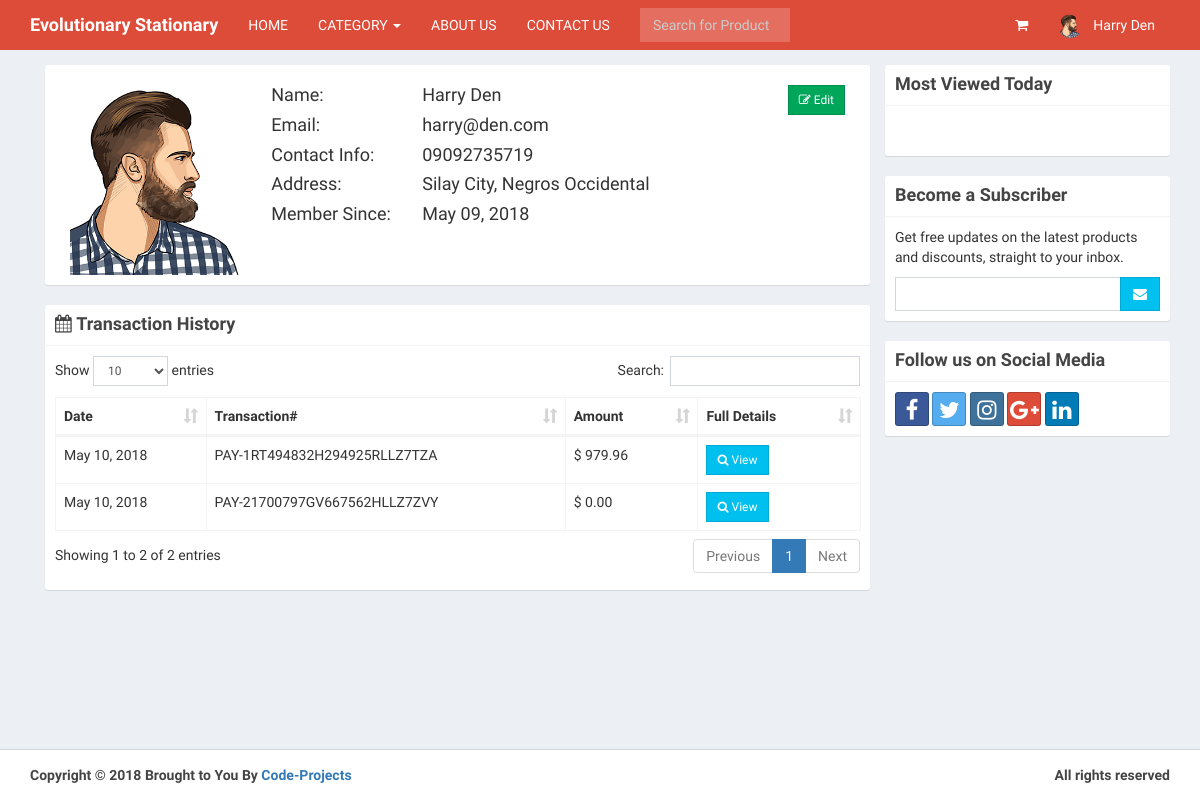
/profile.php (signed in), run on the app's committed database.
### tables this page shows
CREATE TABLE `users` (
  `id` int(11) NOT NULL,
  `email` varchar(200) NOT NULL,
  `password` varchar(60) NOT NULL,
  `type` int(1) NOT NULL,
  `firstname` varchar(50) NOT NULL,
  `lastname` varchar(50) NOT NULL,
  `address` text NOT NULL,
  `contact_info` varchar(100) NOT NULL,
  `photo` varchar(200) NOT NULL,
  `status` int(1) NOT NULL,
  `activate_code` varchar(15) NOT NULL,
  `reset_code` varchar(15) NOT NULL,
  `created_on` date NOT NULL
);

CREATE TABLE `sales` (
  `id` int(11) NOT NULL,
  `user_id` int(11) NOT NULL,
  `pay_id` varchar(50) NOT NULL,
  `sales_date` date NOT NULL
);

### includes/session.php (called while the page is built, shortened)
<?php
	include 'includes/conn.php';
	if(isset($_SESSION['user'])){
		$conn = $pdo->open();
		try{
			$stmt = $conn->prepare("SELECT * FROM users WHERE id=:id");
			$stmt->execute(['id'=>$_SESSION['user']]);
			$user = $stmt->fetch();
		}
		catch(PDOException $e){
			echo "There is some problem in connection: " . $e->getMessage();
		}
	}
?>

### profile.php (the view, shortened to what this page needs)
<?php include 'includes/session.php'; ?>
<?php include 'includes/header.php'; ?>
<body class="hold-transition skin-red layout-top-nav">
<div class="wrapper">
	<?php include 'includes/navbar.php'; ?>
	  <div class="content-wrapper">
	    <div class="container">
	      <section class="content">
	        <div class="row">
	        	<div class="col-sm-9">
	        		<div class="box box-solid">
	        			<div class="box-body">
	        				<div class="col-sm-3">
	        					<img src="<?php echo (!empty($user['photo'])) ? 'images/'.$user['photo'] : 'images/profile.jpg'; ?>" width="100%">
	        				</div>
	        				<div class="col-sm-9">
	        					<div class="row">
	        						<div class="col-sm-3">
	        							<h4>Name:</h4>
	        							<h4>Email:</h4>
	        							<h4>Contact Info:</h4>
	        							<h4>Address:</h4>
	        							<h4>Member Since:</h4>
	        						</div>
	        						<div class="col-sm-9">
	        							<h4><?php echo $user['firstname'].' '.$user['lastname']; ?>
	        								<span class="pull-right">
	        									<a href="#edit" class="btn btn-success btn-flat btn-sm" data-toggle="modal"><i class="fa fa-edit"></i> Edit</a>
	        								</span>
	        							</h4>
	        							<h4><?php echo $user['email']; ?></h4>
	        							<h4><?php echo (!empty($user['contact_info'])) ? $user['contact_info'] : 'N/a'; ?></h4>
	        							<h4><?php echo (!empty($user['address'])) ? $user['address'] : 'N/a'; ?></h4>
	        							<h4><?php echo date('M d, Y', strtotime($user['created_on'])); ?></h4>
	        						</div>
	        					</div>
	        				</div>
	        			</div>
	        		</div>
	        		<div class="box box-solid">
	        			<div class="box-header with-border">
	        				<h4 class="box-title"><i class="fa fa-calendar"></i> <b>Transaction History</b></h4>
	        			</div>
	        			<div class="box-body">
	        				<table class="table table-bordered" id="example1">
	        					<thead>
	        						<th>Date</th>
	        						<th>Transaction#</th>
	        						<th>Amount</th>
	        						<th>Full Details</th>
	        					</thead>
	        					<tbody>
	        					<?php
	        						$conn = $pdo->open();
	        						try{
	        							$stmt = $conn->prepare("SELECT * FROM sales WHERE user_id=:user_id ORDER BY sales_date DESC");
	        							$stmt->execute(['user_id'=>$user['id']]);
	        							foreach($stmt as $row){
	        								$stmt2 = $conn->prepare("SELECT * FROM details LEFT JOIN products ON products.id=details.product_id WHERE sales_id=:id");
	        								$stmt2->execute(['id'=>$row['id']]);
	        								$total = 0;
	        								foreach($stmt2 as $row2){
	        									$subtotal = $row2['price']*$row2['quantity'];
	        									$total += $subtotal;
	        								}
	        								echo "
	        									<tr>
	        										<td class='hidden'></td>
	        										<td>".date('M d, Y', strtotime($row['sales_date']))."</td>
	        										<td>".$row['pay_id']."</td>
	        										<td>&#36; ".number_format($total, 2)."</td>
	        										<td><button class='btn btn-sm btn-flat btn-info transact' data-id='".$row['id']."'><i class='fa fa-search'></i> View</button></td>
	        									</tr>
	        								";
	        							}
	        						}
        							catch(PDOException $e){
										echo "There is some problem in connection: " . $e->getMessage();
									}
	        					?>
	        					</tbody>
	        				</table>
	        			</div>
	        		</div>
	        	</div>
	        	<div class="col-sm-3">
	        		<?php include 'includes/sidebar.php'; ?>
	        	</div>
	        </div>
	      </section>
	    </div>
	  </div>
  	<?php include 'includes/footer.php'; ?>
</div>
</body>
</html>

### includes/navbar.php (shortened to what this page needs)
<header class="main-header">
  <nav class="navbar navbar-static-top">
    <div class="container">
      <div class="navbar-header">
        <a href="index.php" class="navbar-brand"><b>Evolutionary Stationary</b></a>
      </div>
      <div class="collapse navbar-collapse pull-left" id="navbar-collapse">
        <ul class="nav navbar-nav">
          <li><a href="index.php">HOME</a></li>
          <li class="dropdown">
            <a href="#" class="dropdown-toggle" data-toggle="dropdown">CATEGORY <span class="caret"></span></a>
          </li>
          <li><a href="aboutUs.php">ABOUT US</a></li>
          <li><a href="contactus.php">CONTACT US</a></li>
          </ul>
        <form method="POST" class="navbar-form navbar-left" action="search.php">
          <div class="input-group">
              <input type="text" class="form-control" id="navbar-search-input" name="keyword" placeholder="Search for Product" required>
          </div>
        </form>
      </div>
      <div class="navbar-custom-menu">
        <ul class="nav navbar-nav">
          <li class="dropdown messages-menu">
            <a href="#" class="dropdown-toggle" data-toggle="dropdown">
              <i class="fa fa-shopping-cart"></i>
            </a>
          </li>
          <?php
            if(isset($_SESSION['user'])){
              $image = (!empty($user['photo'])) ? 'images/'.$user['photo'] : 'images/profile.jpg';
              echo '
                <li class="dropdown user user-menu">
                  <a href="#" class="dropdown-toggle" data-toggle="dropdown">
                    <img src="'.$image.'" class="user-image" alt="User Image">
                    <span class="hidden-xs">'.$user['firstname'].' '.$user['lastname'].'</span>
                  </a>
                  <ul class="dropdown-menu">
                    <li class="user-header">
                      <img src="'.$image.'" class="img-circle" alt="User Image">
                      <p>
                        '.$user['firstname'].' '.$user['lastname'].'
                        <small>Member since '.date('M. Y', strtotime($user['created_on'])).'</small>
                      </p>
                    </li>
                    <li class="user-footer">
                      <div class="pull-left">
                        <a href="profile.php" class="btn btn-default btn-flat">Profile</a>
                      </div>
                      <div class="pull-right">
                        <a href="logout.php" class="btn btn-default btn-flat">Sign out</a>
                      </div>
                    </li>
                  </ul>
                </li>
              ';
            }
            else{
              echo "
                <li><a href='login.php'>LOGIN</a></li>
                <li><a href='signup.php'>SIGNUP</a></li>
              ";
            }
          ?>
        </ul>
      </div>
    </div>
  </nav>
</header>

### includes/header.php (style rules this page uses)
@media (min-width: 768px) { #navbar-search-input { width: 60px; } }
@media (min-width: 992px) { #navbar-search-input { width: 150px; } }

### data on the page
users: photo (picture), firstname "Harry", lastname "Den", email "harry@den.com", contact_info "09092735719", address "Silay City, Negros Occidental", created_on "May 09, 2018"
sales: sales_date "May 10, 2018", pay "PAY-1RT494832H294925RLLZ7TZA", total "979.96"
sales: sales_date "May 10, 2018", pay "PAY-21700797GV667562HLLZ7ZVY", total "0.00"
